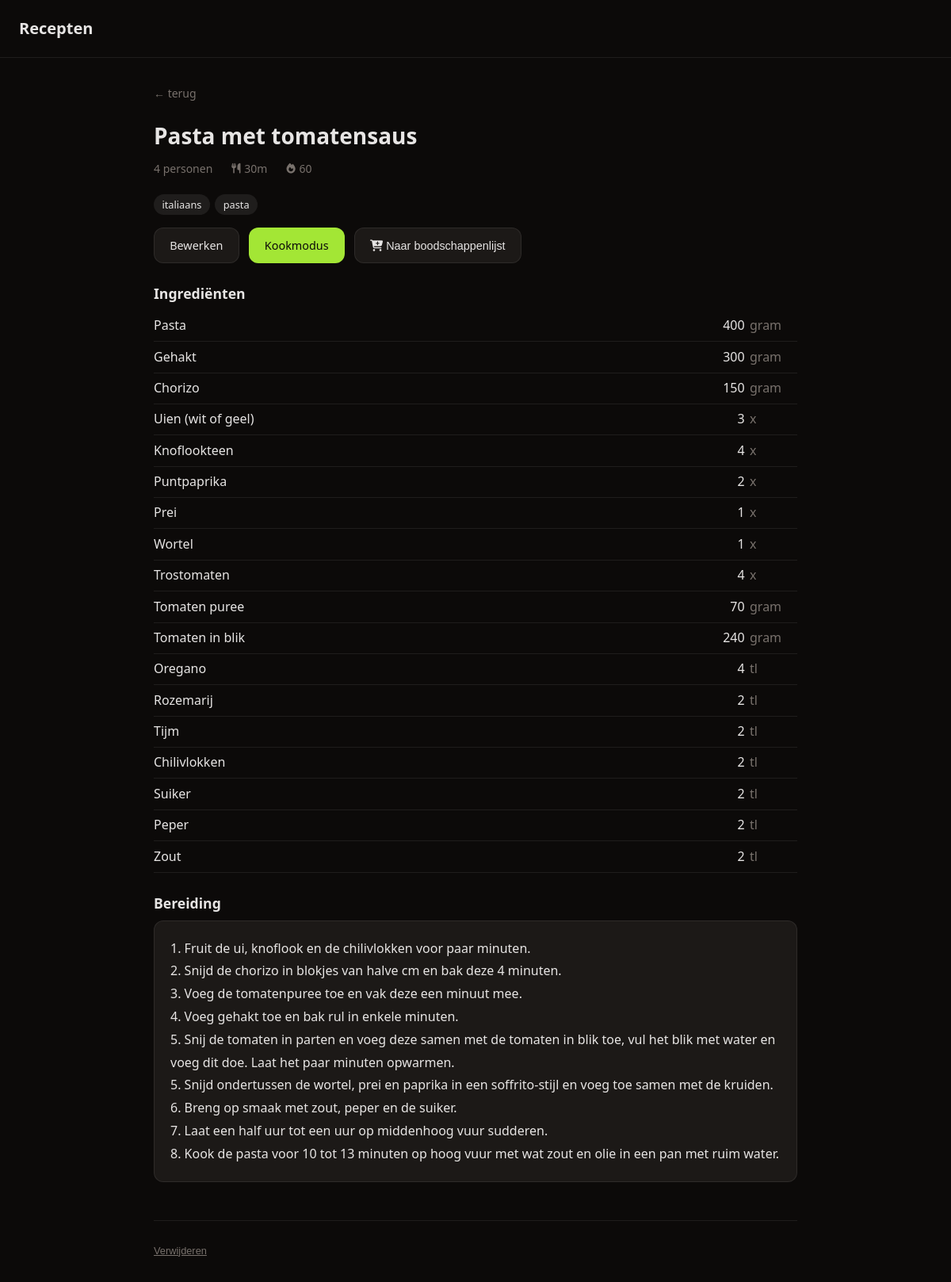
The page /recipes/2 on the database as committed earlier.
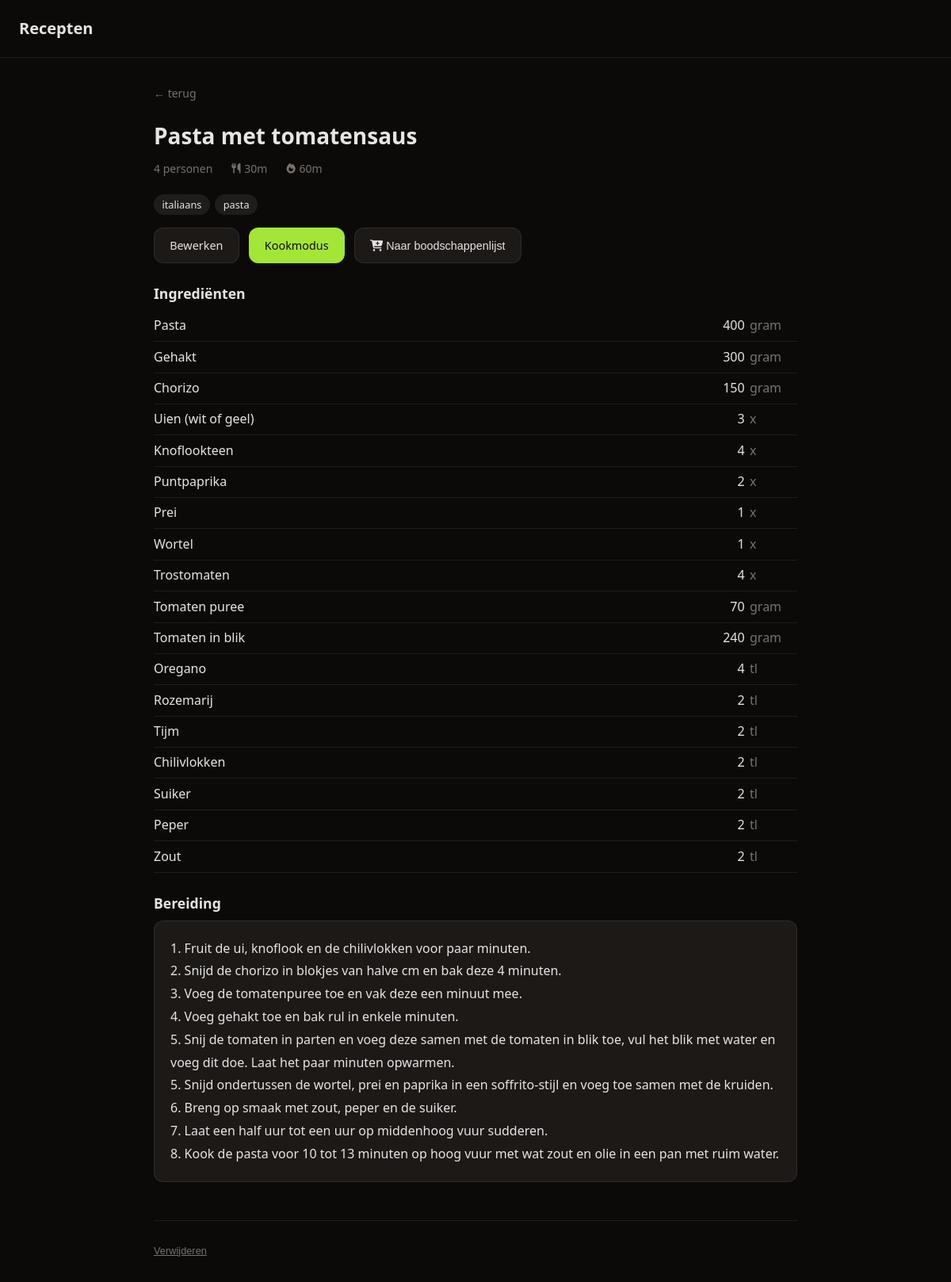
The same page on the database as committed later.
### tables this page shows
CREATE TABLE recipe (
            id INTEGER PRIMARY KEY AUTOINCREMENT,
            title TEXT NOT NULL,
            steps TEXT NOT NULL DEFAULT '',
            servings INTEGER NOT NULL DEFAULT 2,
            updated_at TIMESTAMP DEFAULT CURRENT_TIMESTAMP
        , cook_time TEXT, tags TEXT, prep_time TEXT);

CREATE TABLE ingredient (
            id INTEGER PRIMARY KEY AUTOINCREMENT,
            recipe_id INTEGER NOT NULL REFERENCES recipe(id) ON DELETE CASCADE,
            item TEXT NOT NULL,
            amount REAL,
            unit TEXT
        , sort_order INTEGER NOT NULL DEFAULT 0);

### app.py (the view)
@app.route("/recipes/<int:id>")
def view_recipe(id):
    db = get_db()
    recipe = db.execute("SELECT * FROM recipe WHERE id = ?", [id]).fetchone()
    if not recipe:
        return "Recept niet gevonden", 404
    ingredients = db.execute("SELECT * FROM ingredient WHERE recipe_id = ? ORDER BY sort_order", [id]).fetchall()
    return render_template("view.html", recipe=recipe, ingredients=ingredients)

### app.py (called while the page is built)
def get_db():
    if "db" not in g:
        g.db = sqlite3.connect(DATABASE)
        g.db.row_factory = sqlite3.Row
        g.db.execute("PRAGMA foreign_keys = ON")
    return g.db

### templates/view.html (shortened to what this page needs)
{% extends "base.html" %}
{% block content %}
<a href="/" class="back">← terug</a>
<h1>{{ recipe.title }}</h1>
<p class="meta">
  {{ recipe.servings }} personen
  {% if recipe.prep_time %}<span class="time-badge"><i class="fa-solid fa-utensils"></i> {{ recipe.prep_time }}</span>{% endif %}
  {% if recipe.cook_time %}<span class="time-badge"><i class="fa-solid fa-fire"></i> {{ recipe.cook_time }}</span>{% endif %}
</p>
{% if recipe.tags %}
<div class="tag-list">
  {% for tag in recipe.tags.split(',') %}{% set t = tag.strip() %}{% if t %}<span class="tag-pill tag-pill-static">{{ t }}</span>{% endif %}{% endfor %}
</div>
{% endif %}
<div class="actions">
  <a href="/recipes/{{ recipe.id }}/edit" class="btn">Bewerken</a>
  <a href="/recipes/{{ recipe.id }}/cook" class="btn btn-primary">Kookmodus</a>
  <button class="btn" id="shop-btn" data-id="{{ recipe.id }}">
    <i class="fa-solid fa-cart-plus"></i> Naar boodschappenlijst
  </button>
</div>
<h2>Ingrediënten</h2>
<table class="ingredients">
  <tbody>
    {% for ing in ingredients %}
    <tr>
      <td>{{ ing.item }}</td>
      <td class="amount">{% if ing.amount is not none %}{{ ing.amount | int if ing.amount == ing.amount | int else ing.amount }}{% endif %}</td>
      <td class="unit">{{ ing.unit or '' }}</td>
    </tr>
    {% endfor %}
  </tbody>
</table>
<h2>Bereiding</h2>
<pre class="steps">{{ recipe.steps }}</pre>
<div class="danger-zone">
  <form action="/recipes/{{ recipe.id }}/delete" method="POST">
    <button class="btn-delete" onclick="return confirm('Recept verwijderen?')">Verwijderen</button>
  </form>
</div>
{% endblock %}

### templates/base.html (shortened to what this page needs)
<!doctype html>
<html lang="nl">
<head>
  <link rel="stylesheet" href="{{ url_for('static', filename='css/style.css') }}">
  <link rel="stylesheet" href="https://cdnjs.cloudflare.com/ajax/libs/font-awesome/6.5.0/css/all.min.css">
  <link rel="stylesheet" href="https://cdnjs.cloudflare.com/ajax/libs/font-awesome/6.5.0/css/all.min.css">
</head>
<body>
  <header>
    <a href="/" class="site-title">Recepten</a>
  </header>
  <main>
    {% block content %}{% endblock %}
  </main>
</body>
</html>

### static/css/style.css (style rules this page uses)
*, *::before, *::after { box-sizing: border-box; margin: 0; padding: 0; }
:root { --bg: #0c0a09; --surface: #1c1917; --border: rgba(255,255,255,0.08); --text: #e7e5e4; --muted: #78716c; --accent: #a3e635; --accent-fg: #0c0a09; --danger: #dc2626; --radius: 12px; --panel-width: min(420px, 90vw); }
body { background: var(--bg); color: var(--text); font-family: system-ui, sans-serif; font-size: 1rem; line-height: 1.6; min-height: 100vh; }
header { padding: 1.25rem 1.5rem; border-bottom: 1px solid var(--border); }
.site-title { font-size: 1.25rem; font-weight: 700; color: var(--text); text-decoration: none; }
main { max-width: 860px; margin: 0 auto; padding: 2rem 1.5rem; }
h1 { font-size: 1.75rem; font-weight: 700; margin-bottom: 0.5rem; }
h2 { font-size: 1.1rem; font-weight: 600; margin: 1.5rem 0 0.5rem; }
.back { display: inline-block; color: var(--muted); text-decoration: none; font-size: 0.875rem; margin-bottom: 1.25rem; }
.meta { color: var(--muted); font-size: 0.875rem; margin-bottom: 1.25rem; display: flex; align-items: center; gap: 0.75rem; flex-wrap: wrap; }
.time-badge { display: inline-flex; align-items: center; gap: 0.35rem; font-size: 0.875rem; color: var(--muted); }
.time-badge i { color: var(--muted); }
.time-badge { display: inline-flex; align-items: center; gap: 0.3rem; margin-left: 0.75rem; }
.time-badge i { font-size: 0.8rem; }
.btn { display: inline-block; padding: 0.6rem 1.2rem; border-radius: var(--radius); font-size: 0.9rem; font-weight: 500; cursor: pointer; text-decoration: none; border: 1px solid var(--border); background: var(--surface); color: var(--text); }
.btn-primary { background: var(--accent); color: var(--accent-fg); border-color: transparent; }
.actions { display: flex; gap: 0.75rem; flex-wrap: wrap; margin-bottom: 1.5rem; }
.ingredients { width: 100%; border-collapse: collapse; margin-bottom: 1rem; }
.ingredients td { padding: 0.4rem 0.5rem 0.4rem 0; border-bottom: 1px solid var(--border); font-size: 1rem; }
.ingredients .amount { text-align: right; padding-right: 0.4rem; white-space: nowrap; }
.ingredients .unit { color: var(--muted); width: 60px; }
.steps { white-space: pre-wrap; font-family: inherit; font-size: 1rem; line-height: 1.8; background: var(--surface); border: 1px solid var(--border); border-radius: var(--radius); padding: 1.25rem; }
.tag-pill { display: inline-flex; align-items: center; gap: 0.3rem; background: var(--border); border-radius: 999px; padding: 0.2rem 0.65rem; font-size: 0.8rem; color: var(--text); white-space: nowrap; }
.tag-pill-static { cursor: default; }
.tag-list { display: flex; flex-wrap: wrap; gap: 0.4rem; margin-bottom: 1rem; }
.danger-zone { margin-top: 3rem; padding-top: 1.5rem; border-top: 1px solid var(--border); }
.btn-delete { background: none; border: none; color: var(--muted); font-size: 0.8rem; cursor: pointer; padding: 0; text-decoration: underline; }

Rows that differ between the two databases and show on the page:
changed recipe "Pasta met tomatensaus": cook_time "60" → "60m"
